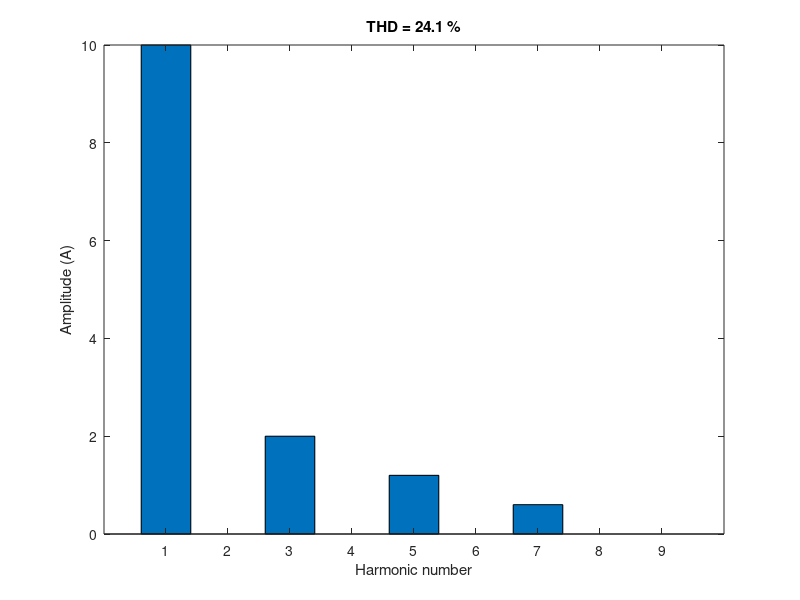

Source code (MATLAB):
% Day 096 · Signal Processing 1: Sampling, FFT and the Frequency Spectrum — Harmonics and THD of a distorted current
% Run: open this file in MATLAB and press Run (or type example_3 in the Command Window)

fs = 10000; t = 0:1/fs:0.2 - 1/fs;           % 10 cycles of 50 Hz
i = 10*sin(2*pi*50*t) + 2.0*sin(2*pi*150*t) + 1.2*sin(2*pi*250*t) + 0.6*sin(2*pi*350*t);
N = numel(i);
I = abs(fft(i))/N*2;
f = (0:N-1)*fs/N;
h = 1:9;                                      % harmonic numbers
amp = zeros(size(h));
for k = h
    [~, bin] = min(abs(f - 50*k));
    amp(k) = I(bin);
end
amp(amp < 1e-6) = 0;                         % clear rounding noise of absent harmonics
THD = sqrt(sum(amp(2:end).^2)) / amp(1) * 100;
bar(h, amp); xlabel('Harmonic number'); ylabel('Amplitude (A)'); title(sprintf('THD = %.1f %%', THD))
fprintf('Harmonic amplitudes: %s\n', mat2str(amp, 3));
fprintf('Total harmonic distortion: %.2f %%\n', THD);
